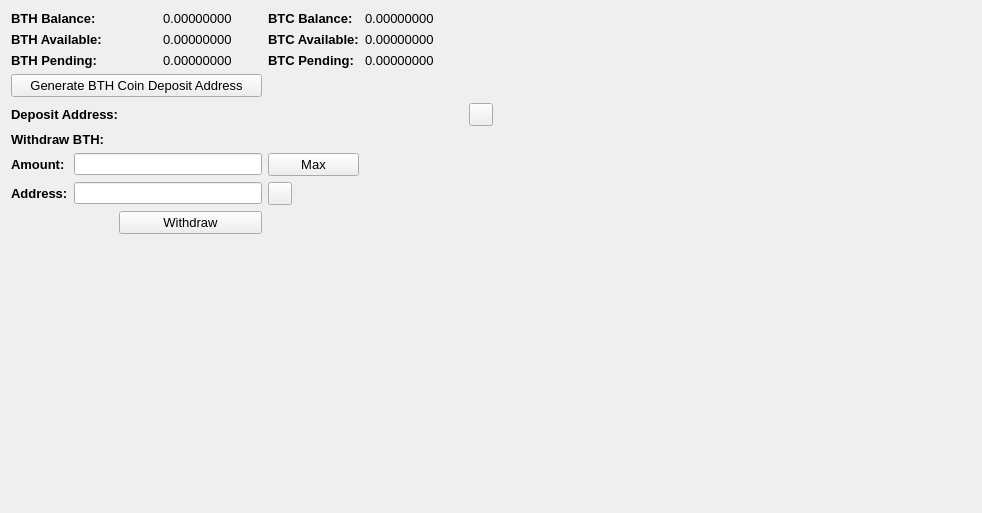
     <widget class="QWidget" name="BalanceTab">
      <attribute name="title">
       <string>Balance</string>
      </attribute>
      <layout class="QGridLayout" name="gridLayout_2">
       <item row="0" column="0" colspan="2">
        <widget class="QLabel" name="label_11">
         <property name="font">
          <font>
           <pointsize>10</pointsize>
           <weight>75</weight>
           <bold>true</bold>
          </font>
         </property>
         <property name="text">
          <string>BTH Balance:</string>
         </property>
        </widget>
       </item>
       <item row="0" column="3">
        <widget class="QLabel" name="HAVBalanceLabel">
         <property name="font">
          <font>
           <pointsize>10</pointsize>
          </font>
         </property>
         <property name="text">
          <string>0.00000000</string>
         </property>
         <property name="textInteractionFlags">
          <set>Qt::LinksAccessibleByMouse|Qt::TextSelectableByMouse</set>
         </property>
        </widget>
       </item>
       <item row="0" column="4">
        <widget class="QLabel" name="label_12">
         <property name="font">
          <font>
           <pointsize>10</pointsize>
           <weight>75</weight>
           <bold>true</bold>
          </font>
         </property>
         <property name="text">
          <string>BTC Balance:</string>
         </property>
        </widget>
       </item>
       <item row="0" column="5">
        <widget class="QLabel" name="BitcoinBalanceLabel">
         <property name="font">
          <font>
           <pointsize>10</pointsize>
          </font>
         </property>
         <property name="text">
          <string>0.00000000</string>
         </property>
         <property name="textInteractionFlags">
          <set>Qt::LinksAccessibleByMouse|Qt::TextSelectableByMouse</set>
         </property>
        </widget>
       </item>
       <item row="0" column="7" rowspan="10">
        <spacer name="horizontalSpacer_4">
         <property name="orientation">
          <enum>Qt::Horizontal</enum>
         </property>
         <property name="sizeHint" stdset="0">
          <size>
           <width>478</width>
           <height>488</height>
          </size>
         </property>
        </spacer>
       </item>
       <item row="1" column="0" colspan="2">
        <widget class="QLabel" name="label_13">
         <property name="font">
          <font>
           <pointsize>10</pointsize>
           <weight>75</weight>
           <bold>true</bold>
          </font>
         </property>
         <property name="text">
          <string>BTH Available:</string>
         </property>
        </widget>
       </item>
       <item row="1" column="3">
        <widget class="QLabel" name="HAVAvailableLabel_2">
         <property name="font">
          <font>
           <pointsize>10</pointsize>
          </font>
         </property>
         <property name="text">
          <string>0.00000000</string>
         </property>
         <property name="textInteractionFlags">
          <set>Qt::LinksAccessibleByMouse|Qt::TextSelectableByMouse</set>
         </property>
        </widget>
       </item>
       <item row="1" column="4">
        <widget class="QLabel" name="label_15">
         <property name="font">
          <font>
           <pointsize>10</pointsize>
           <weight>75</weight>
           <bold>true</bold>
          </font>
         </property>
         <property name="text">
          <string>BTC Available:</string>
         </property>
        </widget>
       </item>
       <item row="1" column="5">
        <widget class="QLabel" name="BitcoinAvailableLabel">
         <property name="font">
          <font>
           <pointsize>10</pointsize>
          </font>
         </property>
         <property name="text">
          <string>0.00000000</string>
         </property>
         <property name="textInteractionFlags">
          <set>Qt::LinksAccessibleByMouse|Qt::TextSelectableByMouse</set>
         </property>
        </widget>
       </item>
       <item row="2" column="0" colspan="2">
        <widget class="QLabel" name="label_14">
         <property name="font">
          <font>
           <pointsize>10</pointsize>
           <weight>75</weight>
           <bold>true</bold>
          </font>
         </property>
         <property name="text">
          <string>BTH Pending:</string>
         </property>
        </widget>
       </item>
       <item row="2" column="3">
        <widget class="QLabel" name="HAVPendingLabel">
         <property name="font">
          <font>
           <pointsize>10</pointsize>
          </font>
         </property>
         <property name="text">
          <string>0.00000000</string>
         </property>
         <property name="textInteractionFlags">
          <set>Qt::LinksAccessibleByMouse|Qt::TextSelectableByMouse</set>
         </property>
        </widget>
       </item>
       <item row="2" column="4">
        <widget class="QLabel" name="label_31">
         <property name="font">
          <font>
           <pointsize>10</pointsize>
           <weight>75</weight>
           <bold>true</bold>
          </font>
         </property>
         <property name="text">
          <string>BTC Pending:</string>
         </property>
        </widget>
       </item>
       <item row="2" column="5">
        <widget class="QLabel" name="BitcoinPendingLabel">
         <property name="font">
          <font>
           <pointsize>10</pointsize>
          </font>
         </property>
         <property name="text">
          <string>0.00000000</string>
         </property>
         <property name="textInteractionFlags">
          <set>Qt::LinksAccessibleByMouse|Qt::TextSelectableByMouse</set>
         </property>
        </widget>
       </item>
       <item row="3" column="0" colspan="4">
        <widget class="QPushButton" name="GenDepositBTN">
         <property name="font">
          <font>
           <pointsize>10</pointsize>
          </font>
         </property>
         <property name="text">
          <string>Generate BTH Coin Deposit Address</string>
         </property>
        </widget>
       </item>
       <item row="4" column="0" colspan="3">
        <widget class="QLabel" name="label_33">
         <property name="font">
          <font>
           <pointsize>10</pointsize>
           <weight>75</weight>
           <bold>true</bold>
          </font>
         </property>
         <property name="text">
          <string>Deposit Address:</string>
         </property>
        </widget>
       </item>
       <item row="4" column="3" colspan="3">
        <widget class="QLabel" name="DepositAddressLabel">
         <property name="minimumSize">
          <size>
           <width>300</width>
           <height>0</height>
          </size>
         </property>
         <property name="palette">
          <palette>
           <active>
            <colorrole role="WindowText">
             <brush brushstyle="SolidPattern">
              <color alpha="255">
               <red>0</red>
               <green>0</green>
               <blue>0</blue>
              </color>
             </brush>
            </colorrole>
            <colorrole role="Text">
             <brush brushstyle="SolidPattern">
              <color alpha="255">
               <red>0</red>
               <green>0</green>
               <blue>255</blue>
              </color>
             </brush>
            </colorrole>
           </active>
           <inactive>
            <colorrole role="WindowText">
             <brush brushstyle="SolidPattern">
              <color alpha="255">
               <red>0</red>
               <green>0</green>
               <blue>0</blue>
              </color>
             </brush>
            </colorrole>
            <colorrole role="Text">
             <brush brushstyle="SolidPattern">
              <color alpha="255">
               <red>0</red>
               <green>0</green>
               <blue>255</blue>
              </color>
             </brush>
            </colorrole>
           </inactive>
           <disabled>
            <colorrole role="WindowText">
             <brush brushstyle="SolidPattern">
              <color alpha="255">
               <red>120</red>
               <green>120</green>
               <blue>120</blue>
              </color>
             </brush>
            </colorrole>
            <colorrole role="Text">
             <brush brushstyle="SolidPattern">
              <color alpha="255">
               <red>120</red>
               <green>120</green>
               <blue>120</blue>
              </color>
             </brush>
            </colorrole>
           </disabled>
          </palette>
         </property>
         <property name="font">
          <font>
           <pointsize>10</pointsize>
           <weight>75</weight>
           <bold>true</bold>
          </font>
         </property>
         <property name="text">
          <string/>
         </property>
         <property name="alignment">
          <set>Qt::AlignRight|Qt::AlignTrailing|Qt::AlignVCenter</set>
         </property>
         <property name="textInteractionFlags">
          <set>Qt::LinksAccessibleByMouse|Qt::TextSelectableByKeyboard|Qt::TextSelectableByMouse</set>
         </property>
        </widget>
       </item>
       <item row="4" column="6">
        <widget class="QToolButton" name="DepositCopyButton">
         <property name="toolTip">
          <string>Copy to clipboard</string>
         </property>
         <property name="text">
          <string/>
         </property>
         <property name="icon">
          <iconset resource="../bitcoin.qrc">
           <normaloff>:/icons/editcopy</normaloff>:/icons/editcopy</iconset>
         </property>
         <property name="shortcut">
          <string>Alt+P</string>
         </property>
        </widget>
       </item>
       <item row="5" column="0" colspan="2">
        <widget class="QLabel" name="label_34">
         <property name="font">
          <font>
           <pointsize>10</pointsize>
           <weight>75</weight>
           <bold>true</bold>
          </font>
         </property>
         <property name="text">
          <string>Withdraw BTH:</string>
         </property>
        </widget>
       </item>
       <item row="6" column="0">
        <widget class="QLabel" name="label_26">
         <property name="font">
          <font>
           <pointsize>10</pointsize>
           <weight>75</weight>
           <bold>true</bold>
          </font>
         </property>
         <property name="text">
          <string>Amount:</string>
         </property>
        </widget>
       </item>
       <item row="6" column="1" colspan="3">
        <widget class="QLineEdit" name="WithdrawUnitsInput">
         <property name="font">
          <font>
           <pointsize>9</pointsize>
           <weight>75</weight>
           <bold>true</bold>
          </font>
         </property>
         <property name="text">
          <string/>
         </property>
        </widget>
       </item>
       <item row="6" column="4">
        <widget class="QPushButton" name="Withdraw_Max_Amount">
         <property name="font">
          <font>
           <pointsize>10</pointsize>
          </font>
         </property>
         <property name="text">
          <string>Max</string>
         </property>
        </widget>
       </item>
       <item row="7" column="0">
        <widget class="QLabel" name="label_10">
         <property name="font">
          <font>
           <pointsize>10</pointsize>
           <weight>75</weight>
           <bold>true</bold>
          </font>
         </property>
         <property name="text">
          <string>Address:</string>
         </property>
        </widget>
       </item>
       <item row="7" column="1" colspan="3">
        <widget class="QLineEdit" name="WithdrawAddress">
         <property name="font">
          <font>
           <pointsize>9</pointsize>
           <weight>75</weight>
           <bold>true</bold>
          </font>
         </property>
        </widget>
       </item>
       <item row="7" column="4">
        <widget class="QToolButton" name="WithdrawPasteButton">
         <property name="toolTip">
          <string>Paste from clipboard</string>
         </property>
         <property name="text">
          <string/>
         </property>
         <property name="icon">
          <iconset resource="../bitcoin.qrc">
           <normaloff>:/icons/editpaste</normaloff>:/icons/editpaste</iconset>
         </property>
         <property name="shortcut">
          <string>Alt+P</string>
         </property>
        </widget>
       </item>
       <item row="8" column="2" colspan="2">
        <widget class="QPushButton" name="WithdrawUnitsBtn">
         <property name="font">
          <font>
           <pointsize>10</pointsize>
          </font>
         </property>
         <property name="text">
          <string>Withdraw</string>
         </property>
        </widget>
       </item>
       <item row="9" column="0" colspan="6">
        <spacer name="verticalSpacer">
         <property name="orientation">
          <enum>Qt::Vertical</enum>
         </property>
         <property name="sizeHint" stdset="0">
          <size>
           <width>428</width>
           <height>262</height>
          </size>
         </property>
        </spacer>
       </item>
      </layout>
      <zorder>label_31</zorder>
      <zorder>label_15</zorder>
      <zorder>label_12</zorder>
      <zorder>label_14</zorder>
      <zorder>label_13</zorder>
      <zorder>label_11</zorder>
      <zorder>BitcoinBalanceLabel</zorder>
      <zorder>HAVBalanceLabel</zorder>
      <zorder>HAVAvailableLabel_2</zorder>
      <zorder>HAVPendingLabel</zorder>
      <zorder>BitcoinAvailableLabel</zorder>
      <zorder>BitcoinPendingLabel</zorder>
      <zorder>label_33</zorder>
      <zorder>GenDepositBTN</zorder>
      <zorder>DepositAddressLabel</zorder>
      <zorder>Withdraw_Max_Amount</zorder>
      <zorder>label_34</zorder>
      <zorder>WithdrawUnitsInput</zorder>
      <zorder>label_10</zorder>
      <zorder>label_26</zorder>
      <zorder>WithdrawAddress</zorder>
      <zorder>WithdrawUnitsBtn</zorder>
      <zorder>horizontalSpacer_4</zorder>
      <zorder>verticalSpacer</zorder>
      <zorder>WithdrawPasteButton</zorder>
      <zorder>DepositCopyButton</zorder>
     </widget>
